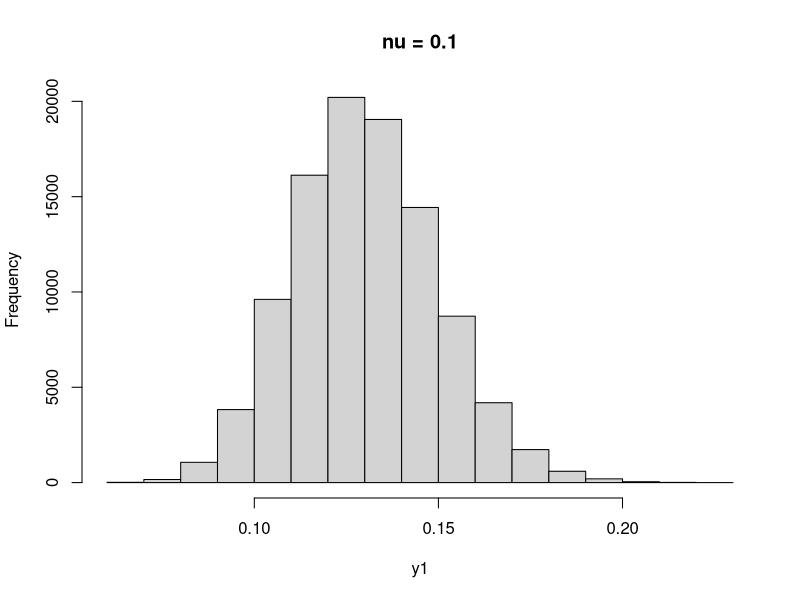
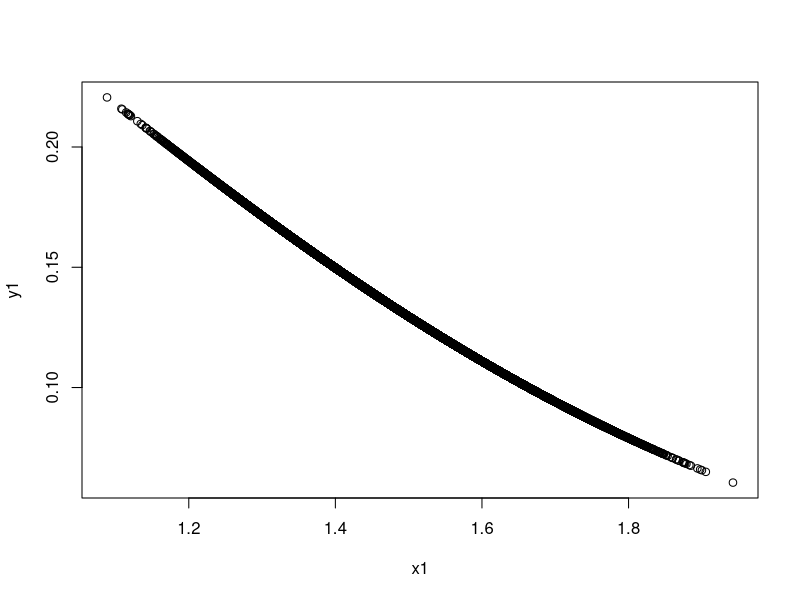
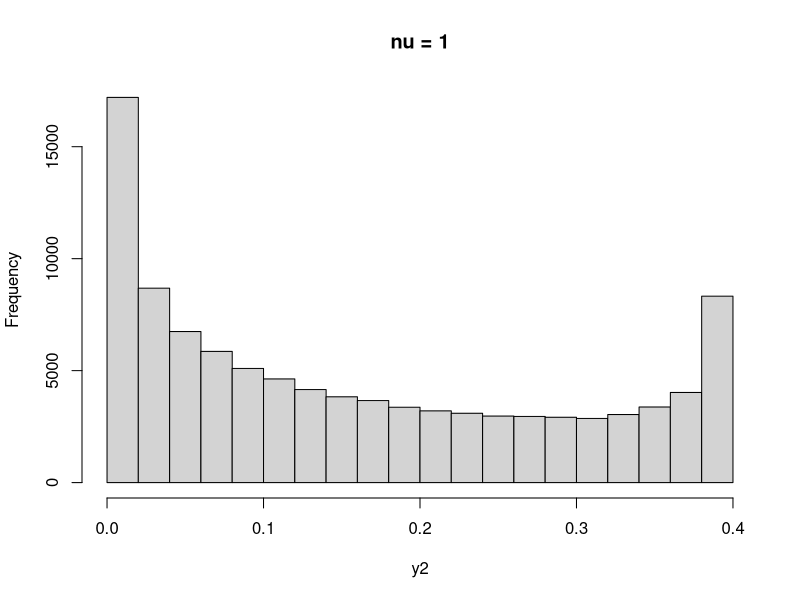
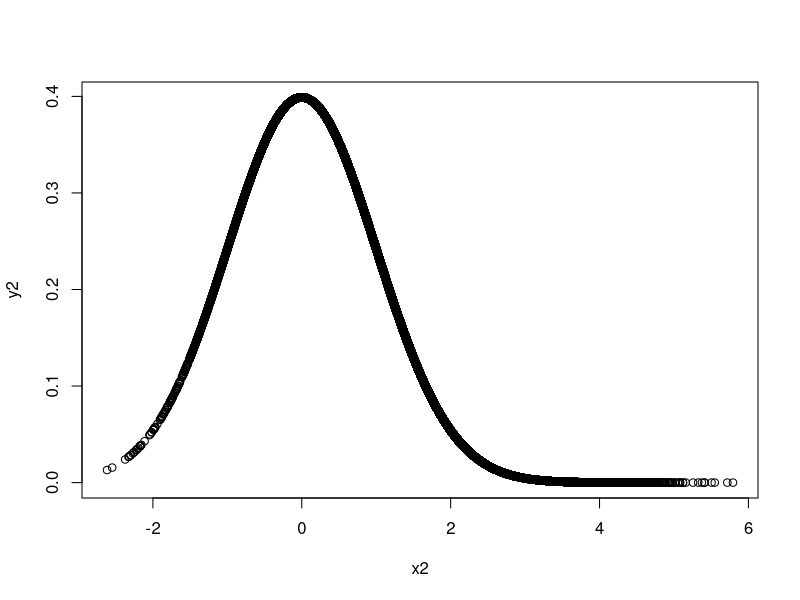
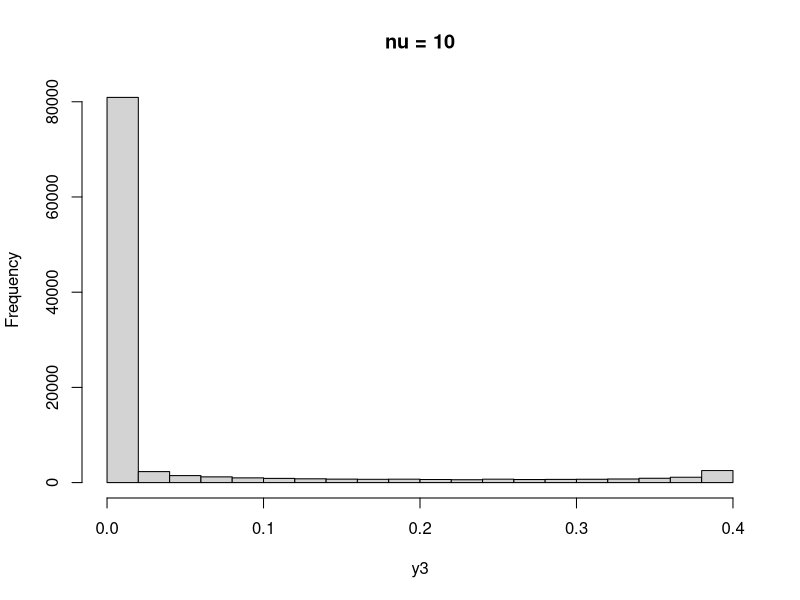
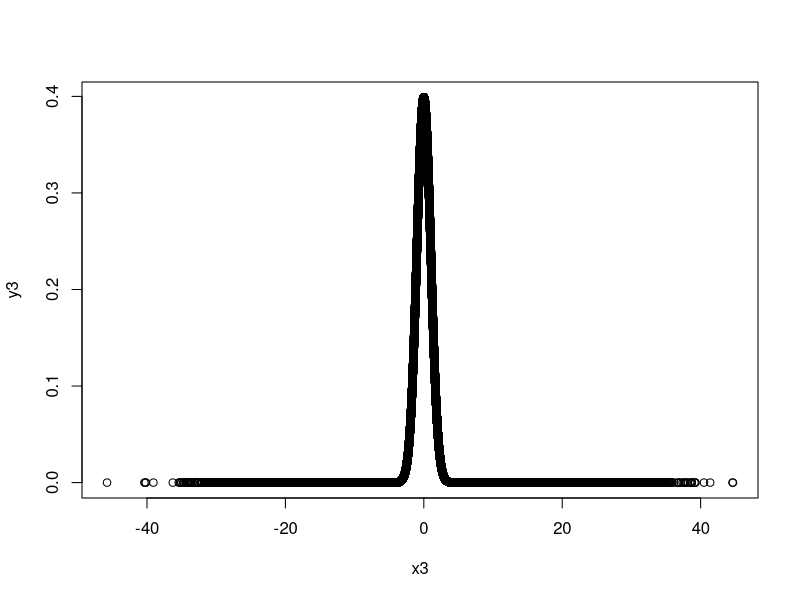

Here is the R script that generated these plots, in order:

# 1(a)

set.seed(243)
x = runif(10000)
mean(x^2)

# 1(b)

set.seed(243)
x = runif(10000)*4-2
y = runif(10000)
4*mean(x^2 * cos(x*y))

# 1(c)

set.seed(243)
x = rweibull(n = 10000, shape = 3, scale = 4^(1/3))
mean(x^2)

# 2

pnorm(2) - pnorm(1) # standard normal phi(2) - phi(1)

x = runif(100000)+1
mean(exp(-x^2/2)/sqrt(2*pi))

h = function(x, nu) {
  return((1/sqrt(2*pi*(nu^2)) * exp(-(x-1.5)^2/(2*nu^2))))
}

f = function(x) {
  return(((1)/(sqrt(2*pi))) * exp(-x^2/2))
}

g = function(x, nu) {
  return(((1)/(sqrt(2*pi*nu^2))) * exp(-(x - 1.5)^2/(2*nu^2)))
}

w = function(x, nu) {
  return(f(x)/g(x,nu = nu))  
}

set.seed(243)
# try to compare the 3 histograms using ggplot
nu = 0.1
x1 = rnorm(100000, 1.5, nu)
y1 = h(x1, nu)*w(x1, nu)
mean(y1)
hist(y1, main = "nu = 0.1")
plot(x1, y1)

nu = 1
x2 = rnorm(100000, 1.5, nu)
y2 = h(x2, nu)*w(x2, nu)
mean(y2)
hist(y2, main = "nu = 1")
plot(x2, y2)

nu = 10
x3 = rnorm(100000, 1.5, nu)
y3 = h(x3, nu)*w(x3, nu)
mean(y3)
hist(y3, main = "nu = 10")
plot(x3, y3)

# as the standard deviation grows larger, the distribution becomes more off-centered, so it's difficult
# to obtain the correct estimation using importance sampling
# looking for a g that has a higher probability of covering that point within the integral
# as the std. deviation grows larger, the prob. of covering that point becomes lower

# 3(a)

h2 = function(x) {
  return(1/(1 + x))
}

u = function(n) {
  return(runif(n))
}

IhatMC = function(n) {
  return(mean(h2(u(n))))
}

IhatMC(1500) # 0.6947216
log(2) # 0.6931472

# 3(b)

# Analytically calculate
# E[C(U)] = 1 + E(U) = 2

C = function(x) {
  return(1 + x)
}

bhat = function(u) {
  return((sum((h2(u) - mean(h2(u))) * (C(u) - mean(C(u))))) / sum((C(u) - mean(C(u)))^2))
}

IhatCV = function(n) {
  U = u(n)
  b = bhat(U)
  return(mean(h2(U)) - b*(mean(C(U)) - 1.5))
}

IhatCV(n = 1500)

u1 = u(1500)

IhatCV2 = function(u) {
  b = bhat(u)
  return(mean(h2(u)) - b*(mean(C(u)) - 1.5))
}

IhatMC2 = function(u) {
  return(mean(h2(u)))
}

IhatCV2(u1)
IhatMC2(u1)

set.seed(243)
cv = rep(0,10000)
mc = rep(0,10000)
for (i in 1:10000) {
  u = runif(1500)
  cv[i] = IhatCV2(u)
  mc[i] = IhatMC2(u)
}

var(cv)
var(mc)

# question 5

set.seed(243)

# 5(a)

Y = rpois(100, 2)
R = rbinom(100, 1, 0.3)
X = R*Y

# 5(b)

a = 1
b = 1

p0 = runif(1)
lambda0 = rgamma(1, shape = a, scale = 1/b)
r0 = rbinom(100, 1, p0)
xsum = sum(X)
n = length(X)

B = 1000

p = rep(0, B)
lambda = rep(0, B)
r = r0

for (i in 1:B){
  rsum = sum(r)
  lambda[i] = rgamma(1,shape = a+xsum, scale = 1/(b+rsum))
  p[i] = rbeta(1, shape1 = 1+rsum, shape2 = n+1-rsum)
  for (j in 1:length(X)){
    if (X[j]==0){
      r[j] = rbinom(1, 1, p[i]*exp(-lambda[i])/(p[i]*exp(-lambda[i])+1-p[i]))
    } else {
      r[j] = rbinom(1, 1, p[i]*exp(-lambda[i])/(p[i]*exp(-lambda[i])))
    }
  }
}

quantile(p, probs = c(0.025, 0.975)) # the true is p = 0.3
#      2.5%     97.5% 
# 0.1408957 0.3361286

quantile(lambda, probs = c(0.025, 0.975)) # the true is lambda = 2
#     2.5%    97.5% 
# 1.403276 2.870141

## Now, make it as function

gibbs = function(a, b, X, seed, B = 1000){
  
  p0 = runif(1)
  lambda0 = rgamma(1, shape = a, scale = 1/b)
  r0 = rbinom(100, 1, p0)
  xsum = sum(X)
  n = length(X)
  
  p = rep(0, B)
  lambda = rep(0, B)
  r = r0
  
  for (i in 1:B){
    rsum = sum(r)
    lambda[i] = rgamma(1,shape = a+xsum, scale = 1/(b+rsum))
    p[i] = rbeta(1, shape1 = 1+rsum, shape2 = n+1-rsum)
    for (j in 1:length(X)){
      if (X[j]==0){
        r[j] = rbinom(1, 1, p[i]*exp(-lambda[i])/(p[i]*exp(-lambda[i])+1-p[i]))
      } else {
        r[j] = rbinom(1, 1, p[i]*exp(-lambda[i])/(p[i]*exp(-lambda[i])))
      }
    }
  }
  
  cat("95% Bayesian confidence intervals for p is \n")
  cat(quantile(p, probs = c(0.025, 0.975))) 
  cat("\n\n")
  cat("95% Bayesian confidence intervals for lambda is \n")
  cat(quantile(lambda, probs = c(0.025, 0.975)))
  
  out = list(p=p, lambda=lambda)
  
  return(out)
  
}

# and let's try different a and b 

out1 = gibbs(a = 1, b = 10, X = X, seed=243, B=1000); p=out1$p; lambda=out1$lambda
# 95% Bayesian confidence intervals for p is 0.1699037 0.4199715
# 95% Bayesian confidence intervals for lambda is 0.8635715 1.823345

out2 = gibbs(a = 10, b = 1, X = X, seed=243, B=1000); p=out2$p; lambda=out2$lambda
# 95% Bayesian confidence intervals for p is 0.1325896 0.3056973
# 95% Bayesian confidence intervals for lambda is 1.925456 3.45623

out3 = gibbs(a = 1/2, b = 2, X = X, seed=243, B=1000); p=out3$p; lambda=out3$lambda
# 95% Bayesian confidence intervals for p is 0.1453662 0.3438351
# 95% Bayesian confidence intervals for lambda is 1.308008 2.703497

out4 = gibbs(a = 2, b = 1/2, X = X, seed=243, B=1000); p=out4$p; lambda=out4$lambda
# 95% Bayesian confidence intervals for p is 0.1411438 0.3306524
# 95% Bayesian confidence intervals for lambda is 1.372459 2.968282
